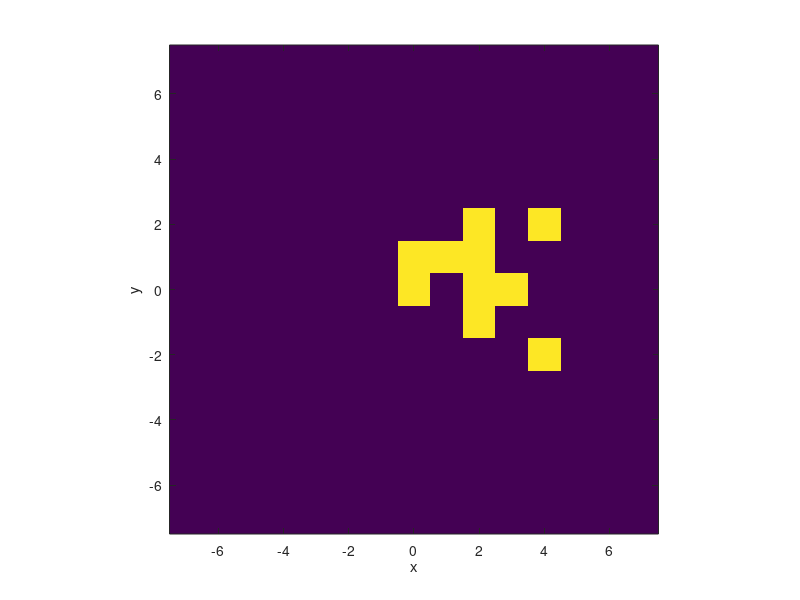

Recreate this plot in MATLAB.
function [varargout] = intdla(Npart)
%INTDLA   Simulate internal diffusion-limited aggregation.
%   INTDLA(N) simulates an internal DLA process with N particles.
%   (If unspecified N defaults to 10000.)
%
%   G = INTDLA(N) also returns the final occupation grid.

if nargin < 1
  Npart = 10;                % number of particles
end

drift = [1 0];
% Need to change grid boundaries if there's a drift.
% Find an empirical formula first.
Ngrid = ceil(2*sqrt(Npart));  % size of grid quadrant
grid0 = Ngrid+1;               % m center of grid
grid = zeros(2*Ngrid+1);
x = -Ngrid:Ngrid;

rng('default')

for i = 1:Npart
  X = [0 0];
  while 1
    % Note: these can move diagonally.
    X = X + (randi(3,1,2)-2) + drift;
    if ~grid(X(1)+grid0,X(2)+grid0)
      grid(X(1)+grid0,X(2)+grid0) = 1;
      break
    end
  end
  if ~mod(i,100)
    fprintf('particle %g\n',i)
    plotgrid(x,grid)
    drawnow
  end
end

plotgrid(x,grid)

if nargout > 0
  varargout{1} = grid;
end

%==========================================================================
function plotgrid(x,grid)

imagesc(x,x,grid.'), axis square, axis xy
xlabel('x'), ylabel('y')
